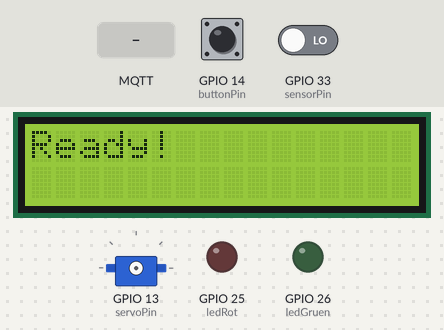
The program below on a simulated ESP32. Parts: 16×2 character LCD, servo, output pins drawn as LEDs (lit = HIGH). The inputs (shaded band) are chosen by the test bench; at power-on: GPIO 14 (buttonPin) HIGH, GPIO 33 (sensorPin) LOW. WiFi joins after 1.5 s; servers stay silent unless stated; the local clock reads 2024-03-15 10:24:30 at power-on unless the program sets it; random numbers use the default seed unless the program sets one; no MQTT or app messages arrive unless stated; what the program prints to the serial monitor is not drawn.

Above: at 1.6 s.
At 6.8 s:
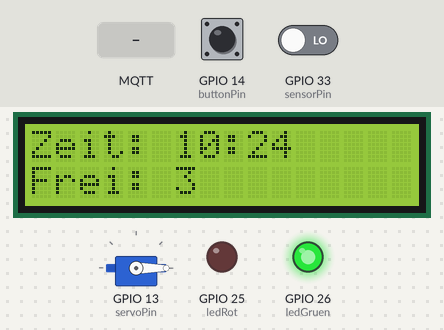
6.9 s: MQTT message "erlaubnis/" arrives on the first subscribed topic
At 7.5 s:
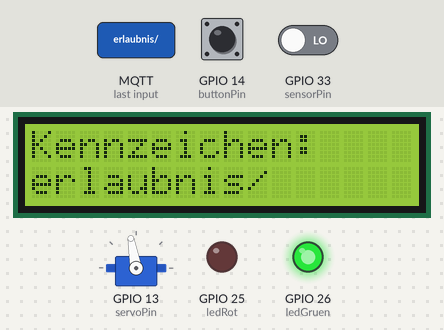
Timing chart, 0 to 16.5 s (numbered marks = the images above; inputs shaded):
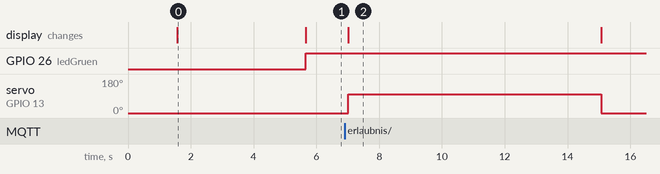

Measured:
- after the input at 6.9 s, servo on GPIO 13 (servoPin): 0° → 100° after 0.12 s, → 0° 8.1 s later; the display: changes after 0.12 s (image 2)
- what the display in image 0 shows lasts 4.1 s, from 1.6 s to 5.7 s

The program:

main.cpp
```cpp
//main.cpp
#include <Wire.h>
#include <Arduino.h>
#include <ESP32Servo.h>
#include <LiquidCrystal_I2C.h>
#include <WiFi.h>
#include <time.h>
#include "lcd1602.h"
#include "mqtt_handler.h"

// === Konfiguration ===
#define DEBUG true
const char* ssid = "SCHB001";
const char* password = "schb001!";

// Zeitzone (für Mitteleuropa inkl. Sommerzeit)
const char* ntpServer = "pool.ntp.org";
const char* timezone = "CET-1CEST,M3.5.0,M10.5.0/3";

// Pins
const int servoPin = 13;
const int buttonPin = 14;
const int sensorPin = 33;
const int ledRot = 25;
const int ledGruen = 26;

// Steuerung
Servo servo;
bool schrankeOffen = false;
unsigned long zeitGeoeffnet = 0;
const unsigned long offenDauer = 3000;

// Fahrzeugzählung
int fahrzeuge = 0;
const int maxFahrzeuge = 3;

// === Hilfsfunktionen ===
void debug(String text) {
  if (DEBUG) Serial.println(text);
}

void connectToWiFi() {
  WiFi.begin(ssid, password);
  debug("WLAN verbinden...");
  while (WiFi.status() != WL_CONNECTED) {
    delay(500);
    debug(".");
  }
  debug("WLAN verbunden: " + WiFi.localIP().toString());
}

void setupTime() {
  configTzTime(timezone, ntpServer);
  debug("Warte auf NTP-Zeit...");
  struct tm timeinfo;
  while (!getLocalTime(&timeinfo)) {
    delay(500);
    debug("...");
  }
  debug("Zeit synchronisiert");
}

String getTimeHHMM() {
  struct tm timeinfo;
  if (!getLocalTime(&timeinfo)) return "00:00";
  char timeStr[6];
  snprintf(timeStr, sizeof(timeStr), "%02d:%02d", timeinfo.tm_hour, timeinfo.tm_min);
  return String(timeStr);
}

bool tasterGedrueckt() {
  if (digitalRead(buttonPin) == LOW) {
    delay(50); // Entprellung
    if (digitalRead(buttonPin) == LOW) {
      while (digitalRead(buttonPin) == LOW) delay(10); // Warten, bis der Taster losgelassen wird
      return true;
    }
  }
  return false;
}

void schrankeOeffnen() {
  debug("Schranke öffnet...");
  servo.write(100);
  schrankeOffen = true;
  zeitGeoeffnet = millis();
}

void lcd_updateZeilen() {
  lcd_setCursor(0, 0);
  lcd.print("Zeit: " + getTimeHHMM());

  lcd_setCursor(0, 1);
  if (fahrzeuge < maxFahrzeuge) {
    lcd.print("Frei: " + String(maxFahrzeuge - fahrzeuge) + "          ");
  } else {
    lcd.print("Parkhaus VOLL!   ");
  }
}

// MQTT Callback-Funktion
void mqttCallback(char* topic, byte* payload, unsigned int length) {
  String message;
  for (unsigned int i = 0; i < length; i++) {
    message += (char)payload[i];
  }
  debug("MQTT Nachricht empfangen: Topic=" + String(topic) + ", Nachricht=" + message);

  if (String(topic) == "erlaubnis/") {
    if (fahrzeuge < maxFahrzeuge) {
      // Kennzeichen auf LCD anzeigen
      lcd.clear();
      lcd_setCursor(0, 0);
      lcd.print("Kennzeichen:");
      lcd_setCursor(0, 1);
      lcd.print(message);
      schrankeOeffnen();
      delay(8000); // 8 Sekunden anzeigen
      lcd.clear();
      lcd_updateZeilen();
    } else {
      debug("Parkhaus voll, Schranke bleibt geschlossen");
    }
  }
}

void setup() {
  Serial.begin(115200);

  connectToWiFi();
  setupTime();
  mqtt_setup();
  lcd_setup();

  pinMode(buttonPin, INPUT_PULLUP);
  pinMode(sensorPin, INPUT);
  pinMode(ledRot, OUTPUT);
  pinMode(ledGruen, OUTPUT);

  servo.attach(servoPin);
  servo.write(0);

  // MQTT Callback und Subscription einrichten
  mqtt_setCallback(mqttCallback);
  mqtt_subscribe("erlaubnis/");

  mqtt_sendeStatus(fahrzeuge, maxFahrzeuge); // Initialer Status
}

void loop() {
  mqtt_loop(); // MQTT-Verbindung aufrechterhalten
  lcd_updateZeilen();

  // LED-Status
  digitalWrite(ledRot, fahrzeuge >= maxFahrzeuge ? HIGH : LOW);
  digitalWrite(ledGruen, fahrzeuge < maxFahrzeuge ? HIGH : LOW);

  // Schranke automatisch schließen
  if (schrankeOffen && millis() - zeitGeoeffnet >= offenDauer) {
    debug("Schranke schließt...");
    servo.write(0);
    schrankeOffen = false;
  }

  // Fahrzeug fährt ein (nur zählen)
  static bool bewegungErkannt = false;
  if (digitalRead(sensorPin) == HIGH && !bewegungErkannt) {
    bewegungErkannt = true;
    if (fahrzeuge < maxFahrzeuge) {
      fahrzeuge++;
      debug("Bewegung erkannt → Fahrzeug gezählt");
      mqtt_sendeStatus(fahrzeuge, maxFahrzeuge);
    } else {
      debug("Parkhaus voll → keine Zählung");
    }
  }
  if (digitalRead(sensorPin) == LOW) {
    bewegungErkannt = false;
  }

  // Fahrzeug fährt aus (Taster gedrückt)
  if (tasterGedrueckt() && !schrankeOffen) {
    debug("Taster gedrückt – Schranke öffnet (Ausfahrt)");
    schrankeOeffnen();

    if (fahrzeuge > 0) {
      fahrzeuge--; // Zähler reduzieren
      debug("Fahrzeug ausgefahren → Zähler reduziert auf: " + String(fahrzeuge));
      mqtt_sendeStatus(fahrzeuge, maxFahrzeuge); // Aktualisierten Status senden
    } else {
      debug("Kein Fahrzeug mehr drin → Zähler bleibt bei 0");
      mqtt_sendeStatus(fahrzeuge, maxFahrzeuge); // Status bleibt bei 0/3
    }
  }
  delay(200);
}
```

mqtt_handler.h
```cpp
//mqtt_handler.h
#pragma once
#include <Arduino.h>

void mqtt_setup();
void mqtt_loop();
void mqtt_sendeStatus(int fahrzeuge, int maxFahrzeuge);
void mqtt_setCallback(void (*callback)(char*, byte*, unsigned int));
void mqtt_subscribe(const char* topic);
```

mqtt_handler.cpp
```cpp
#include "mqtt_handler.h"
#include <WiFi.h>
#include <PubSubClient.h>

// MQTT-Konfiguration
const char* mqtt_server = "172.5.232.150";  // IP-Adresse des MQTT-Brokers
const int mqtt_port = 1883;
const char* mqtt_topic = "parkhaus/status";

WiFiClient espClient;
PubSubClient client(espClient);

void reconnectMQTT() {
  while (!client.connected()) {
    Serial.println("Verbinde mit MQTT...");
    String clientId = "mqttx_8823d287";
    clientId += String(random(0xffff), HEX);
    if (client.connect(clientId.c_str())) {
      Serial.println("MQTT verbunden");
      // Erneutes Abonnieren der Topics nach Wiederverbindung
      client.subscribe("erlaubnis/");
    } else {
      Serial.print("Fehlgeschlagen, rc=");
      Serial.print(client.state());
      Serial.println(" versuche erneut in 5s...");
      delay(5000);
    }
  }
}

void mqtt_setup() {
  client.setServer(mqtt_server, mqtt_port);
}

void mqtt_loop() {
  if (!client.connected()) {
    reconnectMQTT();
  }
  client.loop();
}

void mqtt_sendeStatus(int fahrzeuge, int maxFahrzeuge) {
  if (!client.connected()) {
    Serial.println("MQTT nicht verbunden, versuche erneut zu verbinden...");
    reconnectMQTT();
  }

  String status = (fahrzeuge >= maxFahrzeuge) ? "VOLL" : "FREI";
  String payload = "Geparkt " + String(fahrzeuge) + "/" + String(maxFahrzeuge) + ", Status: " + status;

  if (client.publish(mqtt_topic, payload.c_str())) {
    Serial.println("MQTT gesendet: " + payload);
  } else {
    Serial.println("MQTT senden fehlgeschlagen");
  }

  delay(1000);
}

void mqtt_setCallback(void (*callback)(char*, byte*, unsigned int)) {
  client.setCallback(callback);
}

void mqtt_subscribe(const char* topic) {
  if (client.connected()) {
    client.subscribe(topic);
    Serial.println("Abonniert: " + String(topic));
  } else {
    Serial.println("Nicht verbunden, kann nicht abonnieren: " + String(topic));
  }
}
```

lcd1602.h
```cpp
//lcd1602.h
#pragma once
#include <Wire.h>
#include <LiquidCrystal_I2C.h>

extern LiquidCrystal_I2C lcd;

void lcd_setup(int sda_pin = 21, int scl_pin = 22);
void lcd_clear();
void lcd_setCursor(int x, int y);
void lcd_print(const String& message);
void lcd_updateZeilen();
void lcd_printKennzeichen(const String& kennzeichen);
void lcd_printStatus(const String& status);
void lcd_printFahrzeuge(int fahrzeuge, int maxFahrzeuge);
```

lcd.cpp
```cpp
//lcd.cpp
#include "lcd1602.h"
#include <Arduino.h>

LiquidCrystal_I2C lcd(0x27, 16, 2);

void lcd_setup(int sda_pin, int scl_pin) {

  sda_pin = 21; // SDA pin
  scl_pin = 22; // SCL pin
  Wire.begin(sda_pin, scl_pin);
 // Serial.println("IST DA");
  lcd.init();
  lcd.backlight();
  lcd.clear();
  lcd.setCursor(0, 0);
  lcd.print("Ready!");
  //Serial.println("LCD sollte ready zeigen!");
  delay(3000);
}

void lcd_clear() {
  lcd.clear();
}

void lcd_setCursor(int x, int y) {
  lcd.setCursor(x, y);
}

void lcd_print(const String& message) {
  lcd.clear();
  lcd.setCursor(0, 0);
  lcd.print(message);
  delay(2000);
}
```
